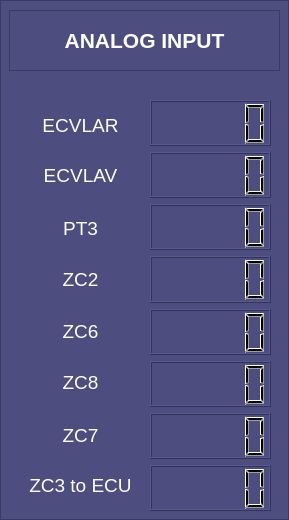
                   <widget class="QFrame" name="frame_AI">
                    <property name="styleSheet">
                     <string notr="true">background-color: rgb(77, 77, 127);</string>
                    </property>
                    <property name="frameShape">
                     <enum>QFrame::StyledPanel</enum>
                    </property>
                    <property name="frameShadow">
                     <enum>QFrame::Raised</enum>
                    </property>
                    <widget class="QFrame" name="frame_label_AI">
                     <property name="geometry">
                      <rect>
                       <x>9</x>
                       <y>10</y>
                       <width>271</width>
                       <height>61</height>
                      </rect>
                     </property>
                     <property name="frameShape">
                      <enum>QFrame::StyledPanel</enum>
                     </property>
                     <property name="frameShadow">
                      <enum>QFrame::Raised</enum>
                     </property>
                     <widget class="QLabel" name="label_AI">
                      <property name="geometry">
                       <rect>
                        <x>10</x>
                        <y>10</y>
                        <width>251</width>
                        <height>41</height>
                       </rect>
                      </property>
                      <property name="font">
                       <font>
                        <pointsize>16</pointsize>
                        <weight>75</weight>
                        <bold>true</bold>
                       </font>
                      </property>
                      <property name="styleSheet">
                       <string notr="true">color: rgb(255, 255, 255);</string>
                      </property>
                      <property name="text">
                       <string>ANALOG INPUT</string>
                      </property>
                      <property name="alignment">
                       <set>Qt::AlignCenter</set>
                      </property>
                     </widget>
                    </widget>
                    <widget class="QWidget" name="verticalLayoutWidget_6">
                     <property name="geometry">
                      <rect>
                       <x>150</x>
                       <y>100</y>
                       <width>121</width>
                       <height>411</height>
                      </rect>
                     </property>
                     <layout class="QVBoxLayout" name="verticalLayout_13">
                      <item>
                       <widget class="QLCDNumber" name="ai_ecvlar"/>
                      </item>
                      <item>
                       <widget class="QLCDNumber" name="ai_ecvlav"/>
                      </item>
                      <item>
                       <widget class="QLCDNumber" name="ai_pt3"/>
                      </item>
                      <item>
                       <widget class="QLCDNumber" name="ai_zc2"/>
                      </item>
                      <item>
                       <widget class="QLCDNumber" name="ai_zc6"/>
                      </item>
                      <item>
                       <widget class="QLCDNumber" name="ai_zc8"/>
                      </item>
                      <item>
                       <widget class="QLCDNumber" name="ai_zc7"/>
                      </item>
                      <item>
                       <widget class="QLCDNumber" name="ai_zc3_to_ecu"/>
                      </item>
                     </layout>
                    </widget>
                    <widget class="QLabel" name="ai_label_zc3_to_ecu">
                     <property name="geometry">
                      <rect>
                       <x>20</x>
                       <y>470</y>
                       <width>121</width>
                       <height>31</height>
                      </rect>
                     </property>
                     <property name="font">
                      <font>
                       <pointsize>14</pointsize>
                      </font>
                     </property>
                     <property name="styleSheet">
                      <string notr="true">color: rgb(255, 255, 255);</string>
                     </property>
                     <property name="text">
                      <string>ZC3 to ECU</string>
                     </property>
                     <property name="alignment">
                      <set>Qt::AlignCenter</set>
                     </property>
                    </widget>
                    <widget class="QLabel" name="ai_label_zc2">
                     <property name="geometry">
                      <rect>
                       <x>20</x>
                       <y>264</y>
                       <width>121</width>
                       <height>31</height>
                      </rect>
                     </property>
                     <property name="font">
                      <font>
                       <pointsize>14</pointsize>
                      </font>
                     </property>
                     <property name="styleSheet">
                      <string notr="true">color: rgb(255, 255, 255);</string>
                     </property>
                     <property name="text">
                      <string>ZC2</string>
                     </property>
                     <property name="alignment">
                      <set>Qt::AlignCenter</set>
                     </property>
                    </widget>
                    <widget class="QLabel" name="ai_label_pt3">
                     <property name="geometry">
                      <rect>
                       <x>20</x>
                       <y>213</y>
                       <width>121</width>
                       <height>31</height>
                      </rect>
                     </property>
                     <property name="font">
                      <font>
                       <pointsize>14</pointsize>
                      </font>
                     </property>
                     <property name="styleSheet">
                      <string notr="true">color: rgb(255, 255, 255);</string>
                     </property>
                     <property name="text">
                      <string>PT3</string>
                     </property>
                     <property name="alignment">
                      <set>Qt::AlignCenter</set>
                     </property>
                    </widget>
                    <widget class="QLabel" name="ai_label_zc7">
                     <property name="geometry">
                      <rect>
                       <x>20</x>
                       <y>420</y>
                       <width>121</width>
                       <height>31</height>
                      </rect>
                     </property>
                     <property name="font">
                      <font>
                       <pointsize>14</pointsize>
                      </font>
                     </property>
                     <property name="styleSheet">
                      <string notr="true">color: rgb(255, 255, 255);</string>
                     </property>
                     <property name="text">
                      <string>ZC7</string>
                     </property>
                     <property name="alignment">
                      <set>Qt::AlignCenter</set>
                     </property>
                    </widget>
                    <widget class="QLabel" name="ai_label_zc8">
                     <property name="geometry">
                      <rect>
                       <x>20</x>
                       <y>367</y>
                       <width>121</width>
                       <height>31</height>
                      </rect>
                     </property>
                     <property name="font">
                      <font>
                       <pointsize>14</pointsize>
                      </font>
                     </property>
                     <property name="styleSheet">
                      <string notr="true">color: rgb(255, 255, 255);</string>
                     </property>
                     <property name="text">
                      <string>ZC8</string>
                     </property>
                     <property name="alignment">
                      <set>Qt::AlignCenter</set>
                     </property>
                    </widget>
                    <widget class="QLabel" name="ai_label_zc6">
                     <property name="geometry">
                      <rect>
                       <x>20</x>
                       <y>316</y>
                       <width>121</width>
                       <height>31</height>
                      </rect>
                     </property>
                     <property name="font">
                      <font>
                       <pointsize>14</pointsize>
                      </font>
                     </property>
                     <property name="styleSheet">
                      <string notr="true">color: rgb(255, 255, 255);</string>
                     </property>
                     <property name="text">
                      <string>ZC6</string>
                     </property>
                     <property name="alignment">
                      <set>Qt::AlignCenter</set>
                     </property>
                    </widget>
                    <widget class="QLabel" name="ai_label_ecvlav">
                     <property name="geometry">
                      <rect>
                       <x>20</x>
                       <y>160</y>
                       <width>121</width>
                       <height>31</height>
                      </rect>
                     </property>
                     <property name="font">
                      <font>
                       <pointsize>14</pointsize>
                      </font>
                     </property>
                     <property name="styleSheet">
                      <string notr="true">color: rgb(255, 255, 255);</string>
                     </property>
                     <property name="text">
                      <string>ECVLAV</string>
                     </property>
                     <property name="alignment">
                      <set>Qt::AlignCenter</set>
                     </property>
                    </widget>
                    <widget class="QLabel" name="ai_label_ecvlar">
                     <property name="geometry">
                      <rect>
                       <x>20</x>
                       <y>110</y>
                       <width>121</width>
                       <height>31</height>
                      </rect>
                     </property>
                     <property name="font">
                      <font>
                       <pointsize>14</pointsize>
                      </font>
                     </property>
                     <property name="styleSheet">
                      <string notr="true">color: rgb(255, 255, 255);</string>
                     </property>
                     <property name="text">
                      <string>ECVLAR</string>
                     </property>
                     <property name="alignment">
                      <set>Qt::AlignCenter</set>
                     </property>
                    </widget>
                   </widget>
